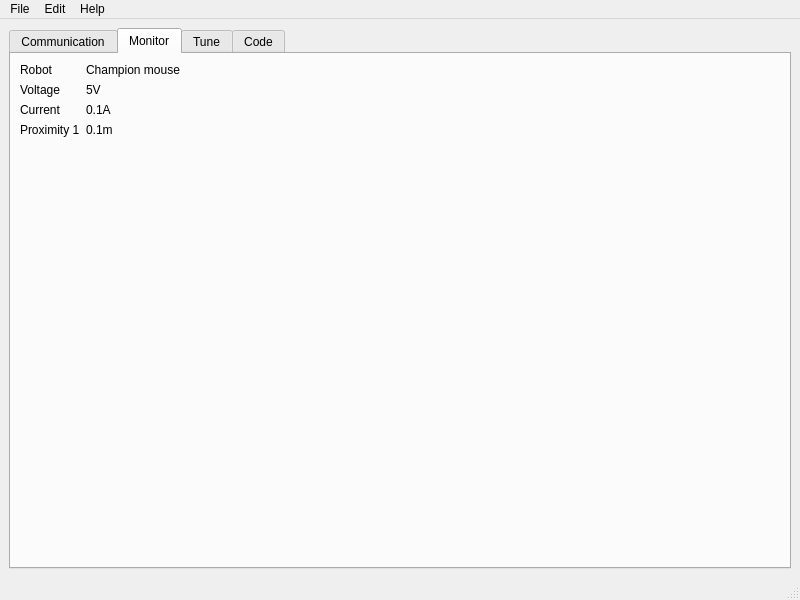
<?xml version="1.0" encoding="UTF-8"?>
<ui version="4.0">
 <class>MainWindow</class>
 <widget class="QMainWindow" name="MainWindow">
  <property name="geometry">
   <rect>
    <x>0</x>
    <y>0</y>
    <width>800</width>
    <height>600</height>
   </rect>
  </property>
  <property name="windowTitle">
   <string>Micro Mouse GUI</string>
  </property>
  <widget class="QWidget" name="centralwidget">
   <layout class="QVBoxLayout" name="verticalLayout">
    <item>
     <widget class="QTabWidget" name="tabWidget">
      <property name="tabShape">
       <enum>QTabWidget::Rounded</enum>
      </property>
      <property name="currentIndex">
       <number>1</number>
      </property>
      <widget class="QWidget" name="tab">
       <attribute name="title">
        <string>Communication</string>
       </attribute>
       <attribute name="toolTip">
        <string>Use this to establish connection to the robot</string>
       </attribute>
       <layout class="QFormLayout" name="formLayout_2">
        <item row="0" column="1">
         <layout class="QFormLayout" name="formLayout_3">
          <item row="0" column="0">
           <widget class="QPushButton" name="pushButton">
            <property name="text">
             <string>Connect</string>
            </property>
           </widget>
          </item>
          <item row="1" column="0">
           <widget class="QPushButton" name="pushButton_2">
            <property name="text">
             <string>Baud Rate</string>
            </property>
           </widget>
          </item>
          <item row="0" column="1">
           <widget class="QComboBox" name="comboBox">
            <item>
             <property name="text">
              <string>/dev/ttyUSB0</string>
             </property>
            </item>
            <item>
             <property name="text">
              <string>/dev/robot1</string>
             </property>
            </item>
            <item>
             <property name="text">
              <string>/dev/mouse</string>
             </property>
            </item>
           </widget>
          </item>
          <item row="1" column="1">
           <widget class="QComboBox" name="comboBox_2">
            <item>
             <property name="text">
              <string>115200</string>
             </property>
            </item>
            <item>
             <property name="text">
              <string>9600</string>
             </property>
            </item>
           </widget>
          </item>
         </layout>
        </item>
       </layout>
      </widget>
      <widget class="QWidget" name="tab_3">
       <attribute name="title">
        <string>Monitor</string>
       </attribute>
       <attribute name="toolTip">
        <string>Use this tab to view robot's live update</string>
       </attribute>
       <layout class="QGridLayout" name="gridLayout">
        <item row="0" column="0">
         <layout class="QFormLayout" name="formLayout_4">
          <item row="0" column="0">
           <widget class="QLabel" name="label_5">
            <property name="text">
             <string>Robot </string>
            </property>
           </widget>
          </item>
          <item row="0" column="1">
           <widget class="QLabel" name="label_6">
            <property name="text">
             <string>Champion mouse</string>
            </property>
           </widget>
          </item>
          <item row="1" column="0">
           <widget class="QLabel" name="label_7">
            <property name="text">
             <string>Voltage</string>
            </property>
           </widget>
          </item>
          <item row="1" column="1">
           <widget class="QLabel" name="label_10">
            <property name="text">
             <string>5V</string>
            </property>
           </widget>
          </item>
          <item row="3" column="0">
           <widget class="QLabel" name="label_9">
            <property name="text">
             <string>Current</string>
            </property>
           </widget>
          </item>
          <item row="3" column="1">
           <widget class="QLabel" name="label_11">
            <property name="text">
             <string>0.1A</string>
            </property>
           </widget>
          </item>
          <item row="4" column="0">
           <widget class="QLabel" name="label_8">
            <property name="text">
             <string>Proximity 1</string>
            </property>
           </widget>
          </item>
          <item row="4" column="1">
           <widget class="QLabel" name="label_12">
            <property name="text">
             <string>0.1m</string>
            </property>
           </widget>
          </item>
         </layout>
        </item>
       </layout>
      </widget>
      <widget class="QWidget" name="tab_2">
       <attribute name="title">
        <string>Tune</string>
       </attribute>
       <attribute name="toolTip">
        <string>Use this to tune robot's parameters</string>
       </attribute>
       <layout class="QVBoxLayout" name="verticalLayout_3">
        <item>
         <layout class="QFormLayout" name="formLayout">
          <item row="0" column="0">
           <widget class="QLabel" name="label">
            <property name="text">
             <string>Param 1</string>
            </property>
           </widget>
          </item>
          <item row="1" column="0">
           <widget class="QLabel" name="label_2">
            <property name="text">
             <string>Param 2</string>
            </property>
           </widget>
          </item>
          <item row="2" column="0">
           <widget class="QLabel" name="label_3">
            <property name="text">
             <string>Param 3</string>
            </property>
           </widget>
          </item>
          <item row="3" column="0">
           <widget class="QLabel" name="label_4">
            <property name="text">
             <string>Param 4</string>
            </property>
           </widget>
          </item>
          <item row="0" column="1">
           <widget class="QLineEdit" name="lineEdit_2"/>
          </item>
          <item row="1" column="1">
           <widget class="QLineEdit" name="lineEdit_3"/>
          </item>
          <item row="2" column="1">
           <widget class="QLineEdit" name="lineEdit_4"/>
          </item>
          <item row="3" column="1">
           <widget class="QLineEdit" name="lineEdit_5"/>
          </item>
         </layout>
        </item>
        <item>
         <widget class="QPushButton" name="pushButton_3">
          <property name="text">
           <string>Update parameters to FLASH</string>
          </property>
         </widget>
        </item>
       </layout>
      </widget>
      <widget class="QWidget" name="tab_4">
       <attribute name="title">
        <string>Code</string>
       </attribute>
       <layout class="QVBoxLayout" name="verticalLayout_2">
        <item>
         <widget class="QPlainTextEdit" name="plainTextEdit">
          <property name="plainText">
           <string>#include &lt;iostream&gt;

int main()
{

std::cout &lt;&lt; &quot;Hello mouse&quot; &lt;&lt; std::endl;

// Run some ground-breaking algorithm


return 0;

}</string>
          </property>
         </widget>
        </item>
        <item>
         <widget class="QPushButton" name="pushButton_4">
          <property name="text">
           <string>Compile and Upload</string>
          </property>
         </widget>
        </item>
       </layout>
      </widget>
     </widget>
    </item>
   </layout>
  </widget>
  <widget class="QMenuBar" name="menubar">
   <property name="geometry">
    <rect>
     <x>0</x>
     <y>0</y>
     <width>800</width>
     <height>22</height>
    </rect>
   </property>
   <widget class="QMenu" name="menuFile">
    <property name="title">
     <string>File</string>
    </property>
    <addaction name="actionNew"/>
    <addaction name="actionOpen"/>
    <addaction name="separator"/>
    <addaction name="actionSave"/>
    <addaction name="actionSave_As"/>
    <addaction name="separator"/>
    <addaction name="actionEsit"/>
   </widget>
   <widget class="QMenu" name="menuEdit">
    <property name="title">
     <string>Edit</string>
    </property>
    <addaction name="actionUndo"/>
    <addaction name="actionRedo"/>
   </widget>
   <widget class="QMenu" name="menuHelp">
    <property name="title">
     <string>Help</string>
    </property>
    <addaction name="actionAbout"/>
   </widget>
   <addaction name="menuFile"/>
   <addaction name="menuEdit"/>
   <addaction name="menuHelp"/>
  </widget>
  <widget class="QStatusBar" name="statusbar"/>
  <action name="actionOpen">
   <property name="text">
    <string>Open</string>
   </property>
  </action>
  <action name="actionSave">
   <property name="text">
    <string>Save</string>
   </property>
  </action>
  <action name="actionSave_As">
   <property name="text">
    <string>Save As</string>
   </property>
  </action>
  <action name="actionNew">
   <property name="text">
    <string>New</string>
   </property>
  </action>
  <action name="actionEsit">
   <property name="text">
    <string>Exit</string>
   </property>
  </action>
  <action name="actionUndo">
   <property name="text">
    <string>Undo</string>
   </property>
  </action>
  <action name="actionRedo">
   <property name="text">
    <string>Redo</string>
   </property>
  </action>
  <action name="actionAbout">
   <property name="text">
    <string>About</string>
   </property>
  </action>
 </widget>
 <resources/>
 <connections/>
</ui>
